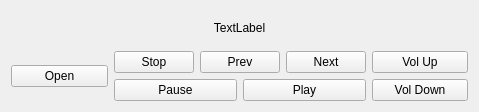
<ui version="4.0" >
 <class>Player</class>
 <widget class="QWidget" name="MyWidget" >
  <property name="geometry" >
   <rect>
    <x>0</x>
    <y>0</y>
    <width>479</width>
    <height>112</height>
   </rect>
  </property>
  <property name="sizePolicy" >
   <sizepolicy vsizetype="Maximum" hsizetype="Maximum" >
    <horstretch>0</horstretch>
    <verstretch>0</verstretch>
   </sizepolicy>
  </property>
  <property name="windowTitle" >
   <string>MainWindow</string>
  </property>
  <layout class="QVBoxLayout" >
   <item>
    <widget class="QLabel" name="trackName" >
     <property name="text" >
      <string>TextLabel</string>
     </property>
     <property name="alignment" >
      <set>Qt::AlignCenter</set>
     </property>
    </widget>
   </item>
   <item>
    <layout class="QHBoxLayout" >
     <item>
      <widget class="QPushButton" name="openButton" >
       <property name="text" >
        <string>Open</string>
       </property>
      </widget>
     </item>
     <item>
      <layout class="QVBoxLayout" >
       <item>
        <layout class="QHBoxLayout" >
         <item>
          <widget class="QPushButton" name="stopButton" >
           <property name="text" >
            <string>Stop</string>
           </property>
          </widget>
         </item>
         <item>
          <widget class="QPushButton" name="prevButton" >
           <property name="text" >
            <string>Prev</string>
           </property>
          </widget>
         </item>
         <item>
          <widget class="QPushButton" name="nextButton" >
           <property name="text" >
            <string>Next</string>
           </property>
          </widget>
         </item>
        </layout>
       </item>
       <item>
        <layout class="QHBoxLayout" >
         <item>
          <widget class="QPushButton" name="pauseButton" >
           <property name="text" >
            <string>Pause</string>
           </property>
          </widget>
         </item>
         <item>
          <widget class="QPushButton" name="playButton" >
           <property name="text" >
            <string>Play</string>
           </property>
          </widget>
         </item>
        </layout>
       </item>
      </layout>
     </item>
     <item>
      <layout class="QVBoxLayout" >
       <item>
        <widget class="QPushButton" name="volUpButton" >
         <property name="text" >
          <string>Vol Up</string>
         </property>
        </widget>
       </item>
       <item>
        <widget class="QPushButton" name="volDownButton" >
         <property name="text" >
          <string>Vol Down</string>
         </property>
        </widget>
       </item>
      </layout>
     </item>
    </layout>
   </item>
  </layout>
 </widget>
 <resources/>
 <connections/>
</ui>
